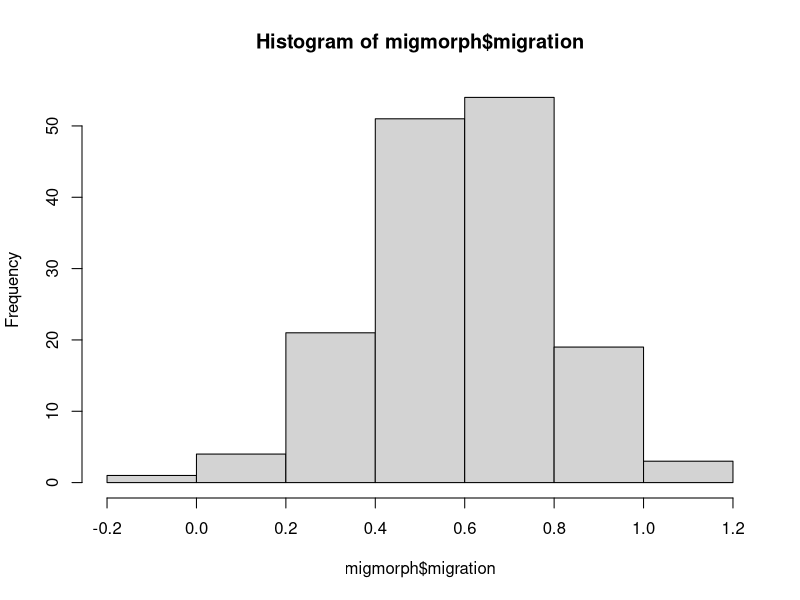
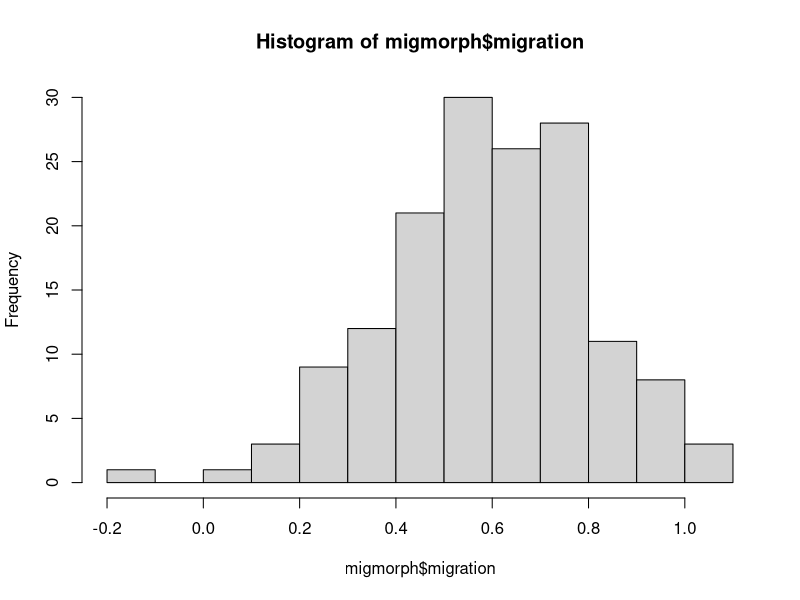
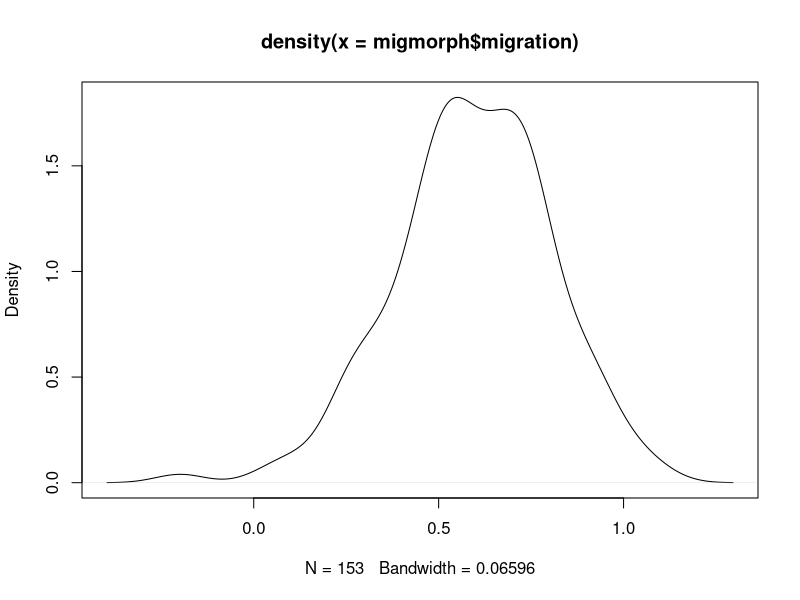
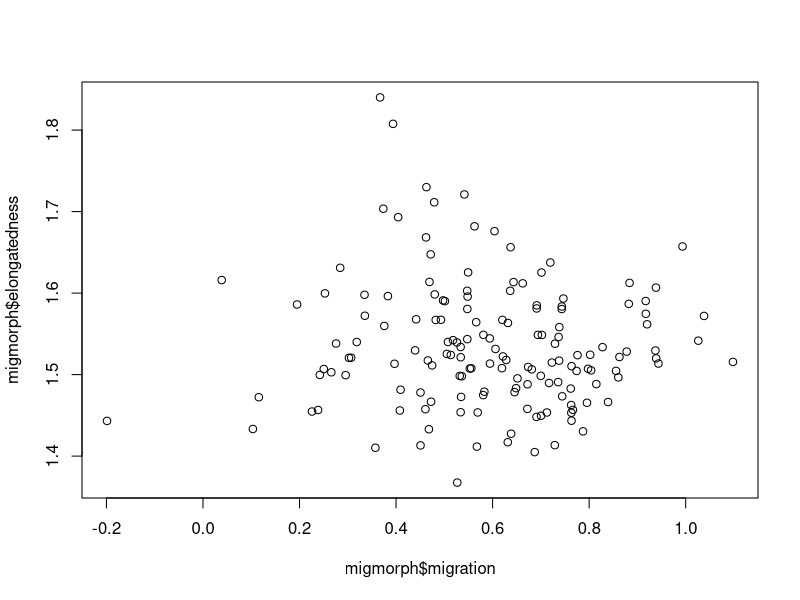

The R source for these figures, in order:
###R for biologists
##Irina & Rao, 24/11/2021

# https://www.nature.com/articles/sdata20179
# Article title: Systematic high-content genome-wide RNAi screens of endothelial 
# cell migration and morphology 
### ABSTRACT: Here, we present a dataset containing siRNA screens that identify known and 
### novel components of signalling pathways regulating migration of lymphatic 
### endothelial cells... using high-content microscopy, we captured a dataset 
### of images of migrating cells following transfection with a genome-wide siRNA
### library.
# Data downloaded from: https://pubchem.ncbi.nlm.nih.gov/bioassay/1159618
# and https://pubchem.ncbi.nlm.nih.gov/bioassay/1159617 into the Session2/data/ folder


#### LOAD and PREPARE data ####
# We will subset the data downloaded from the above source 
# to simplify our analysis

# Load migration data
# We are only interested in columns 8, 9, 10, 13
# We are also NOT interested in rows 1, 2
migration_data = read.csv("Session2/data/AID_1159618_datatable_all.csv")
migration_data = migration_data[c(-1, -2), c(8, 10, 13)]
colnames(migration_data) = c("reagent_id", "gene_symbol", "migration")
dim(migration_data)
head(migration_data)

# Load morphology data
# We are only interested in columns 8, 9, 10, 19
# We are also NOT interested in rows 1, 2
morphology_data = read.csv("Session2/data/AID_1159617_datatable_all.csv")
morphology_data = morphology_data[c(-1, -2), c(8, 10, 19)]
colnames(morphology_data) = c("reagent_id", "gene_symbol", "elongatedness")
dim(morphology_data)
head(morphology_data)

#### MERGE migration and morphology data ####
migmorph = merge(migration_data, morphology_data, 
                          by = c("reagent_id", "gene_symbol"), all = TRUE)
colnames(migmorph)
head(migmorph)
str(migmorph)

migmorph$migration = as.numeric(migmorph$migration)
migmorph$elongatedness = as.numeric(migmorph$elongatedness)
#### Explore data DISTRIBUTION ####
hist(migmorph$migration) 
hist(migmorph$migration, breaks = 10)

plot(density(migmorph$migration))

# Q: Plot data distribution graphs for elongatedness


#### Calculate basic STATS for this dataset: mean, median, standard deviation ####

mean(migmorph$migration)
median(migmorph$migration)

# Q: Calculate the standard deviation for migration
# # hint: Find out which function can be used to calculate standard deviation
# # by typing ??"standard deviation" in the console

summary(migmorph)

#### DETOUR: How to handle NAs ####
?airquality
head(airquality)
airquality$Ozone
mean(airquality$Ozone)
mean(airquality$Ozone, na.rm = TRUE)
median(airquality$Ozone, na.rm = TRUE)

# Not all functions have the na.rm argument; what to do then?
which_rows_complete = complete.cases(airquality)
airquality[which_rows_complete, ]

ozone_without_missing = na.omit(airquality$Ozone)

#### Explore the RELATIONSHIP between migration and elongatedness ####

plot(migmorph$migration, migmorph$elongatedness)

# Calculate Pearson's correlation coefficient

cor.test(migmorph$migration, migmorph$elongatedness)

# Q: Calculate Spearman correlation coefficient
# # hint: Look up the help pages for cor.test() function

# Q: Knockdown of which gene causes the cells to migrate the least?

#### FILTERING data ####
# Subsetting by logical vectors comes in handy here
# Knockdown of which genes results in migration > 1?

which_rows_mig1 = migmorph$migration > 1
migmorph[which_rows_mig1, ]

# Knockdown of which genes results in elongatedness < 1.5?

which_rows_elongatedness1.5 = migmorph$elongatedness < 1.5
migmorph[which_rows_elongatedness1.5, ]

#### DETOUR: logical operations - AND OR ####

TRUE & TRUE     # AND
TRUE & FALSE
TRUE | TRUE     # OR
TRUE | FALSE

x = 5
x > 4 & x < 6
x > 4 | x > 6

# Filtering with more than one criterion
migmorph[which_rows_mig1 | which_rows_elongatedness1.5, ]

